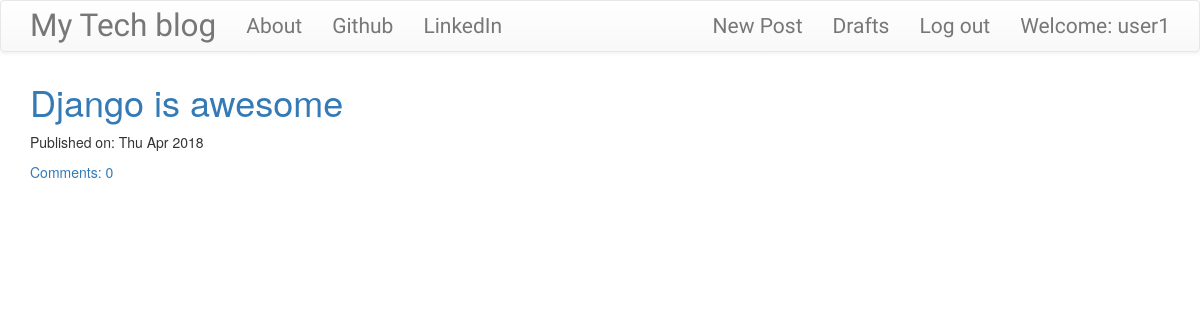
The app's page / (signed in), older data.
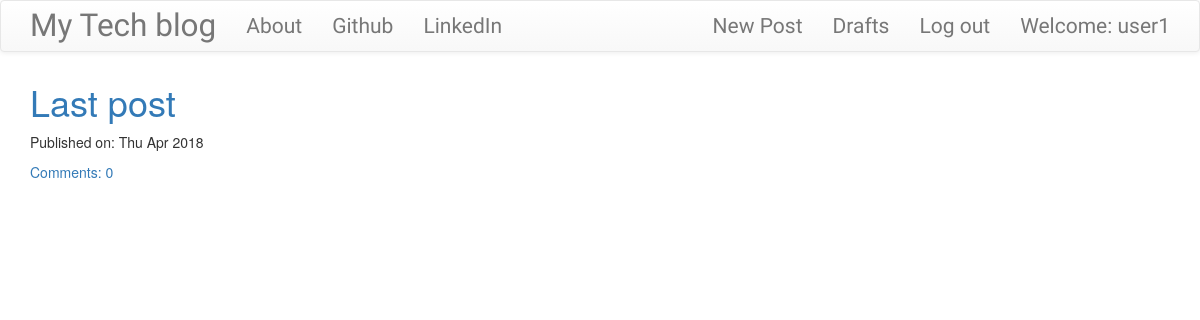
The same page, newer data.
### my_app/models.py (models this page shows, shortened)
class Post(models.Model):
    author = models.ForeignKey('auth.User', on_delete=models.CASCADE)
    title = models.CharField(max_length=200)
    text = models.TextField()
    created_date = models.DateTimeField(default=timezone.now)
    published_date = models.DateTimeField(blank=True, null=True)
    def approve_comments(self):
        return self.comments.filter(approved_comment=True)

### my_app/views.py (the view)
# urls.py: re_path(r'^$',views.PostListView.as_view(),name='post_list'),
class PostListView(ListView):
    model = Post
    def get_queryset(self):
        return Post.objects.filter(published_date__lte=timezone.now()).order_by('-published_date')

### my_app/templates/my_app/post_list.html
{% extends 'my_app/base.html' %}
{% block content %}
<div class="centerstage">
    {% for post in post_list %}
        <div class="post">
            <h1><a href="{% url 'post_detail' pk=post.pk %}">{{ post.title }}</a></h1>
            <div class="date">
                <p>Published on: {{ post.published_date|date:"D M Y"}}</p>
            </div>
            <a href="{% url 'post_detail' pk=post.pk %}">Comments: {{ post.approve_comments.count }}</a>
        </div>
    {% endfor %}
</div>
{% endblock %}

### my_app/templates/my_app/base.html (shortened to what this page needs)
<!DOCTYPE html>
{% load staticfiles %}
<html>
    <head>
        <link rel="stylesheet" href="https://maxcdn.bootstrapcdn.com/bootstrap/3.3.7/css/bootstrap.min.css">
        <link rel="stylesheet" href="https://maxcdn.bootstrapcdn.com/bootstrap/3.3.7/css/bootstrap-theme.min.css">
        <link rel="stylesheet" href="//cdn.jsdelivr.net/medium-editor/latest/css/medium-editor.min.css" type="text/css" media="screen" charset="utf-8">
        <link rel="stylesheet" href="{% static 'css/blog.css' %}">
<body class='loader'>
  <nav class="navbar navbar-default techfont custom-navbar">
    <div class="container">
      <ul class="nav navbar-nav">
        <li><a class='navbar-brand bigbrand' href="{% url 'post_list' %}">My Tech blog</a></li>
        <li><a href="{% url 'about'%}">About</a></li>
        <li><a href="https://www.github.com">Github</a></li>
        <li><a href="https://www.linkedin.com">LinkedIn</a></li>
      </ul>
      <ul class="nav navbar-nav navbar-right">
        {% if user.is_authenticated %}
        <li><a href="{% url 'post_new' %}" >New Post</a></li>
        <li><a href="{% url 'post_draft_list' %}">Drafts</a></li>
        <li><a href="{% url 'logout' %}" >Log out</a></li>
        <li><a >Welcome: {{ user.username }}</a></li>
        {% else %}
          <li><a class='nav navbar-right' href="{% url 'login' %}" >
            <span class="glyphicon glyphicon-user"></span></a></li>
        {% endif %}
      </ul>
  </div>
</nav>
        <div class="content container">
            <div class="row">
                <div class="col-md-8">
                  <div class="blog_posts">
                    {% block content %}
                    {% endblock %}
                  </div>
                </div>
            </div>
        </div>
</body>
</html>

### my_app/static/css/blog.css (style rules this page uses)
.techfont { font-family: 'Russo One', sans-serif; font-size: 1.5em; margin-bottom: 10px; }
.centerstage { margin-left: auto; margin-right: auto; }
.bigbrand { font-size: 1.5em; }
.loader { filter:hue-rotate(0deg); color: linear-gradient(45deg,#0f8,#08f); animation:hue 5000ms infinite linear; }

Row changes from the older to the newer data that the page shows:
removed Post: title "Django is awesome", published_date "Thu Apr 2018", approve_comments.count "0"
added Post: title "Last post", published_date "Thu Apr 2018", approve_comments.count "0"
